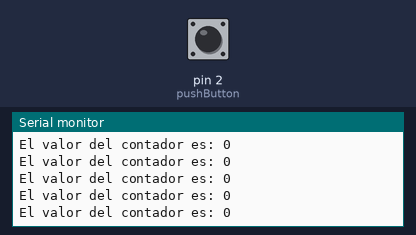
Simulated run of this sketch. Board: Arduino Uno, built with avr-gcc and run on an emulated ATmega328P. On the bench: the last lines printed to the serial monitor. The inputs (shaded band) are chosen by the test bench; at power-on: pin 2 (pushButton) HIGH.

Above: at 1.2 s.
1.3 s: pin 2 (pushButton) pulled LOW for 0.15 s
At 1.9 s:
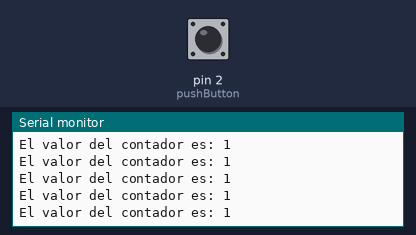
4.4 s: pin 2 (pushButton) pulled LOW for 1 s
At 5.3 s:
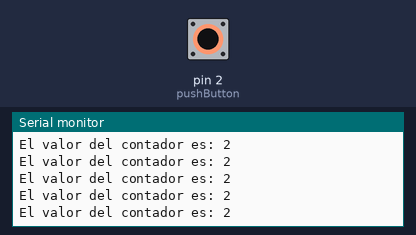
8.4 s: pin 2 (pushButton) pulled LOW for 0.15 s
At 9.2 s:
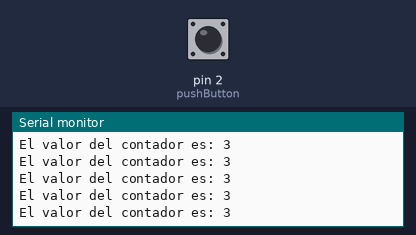
Timing chart, 0 to 11.4 s (numbered marks = the images above; inputs shaded):
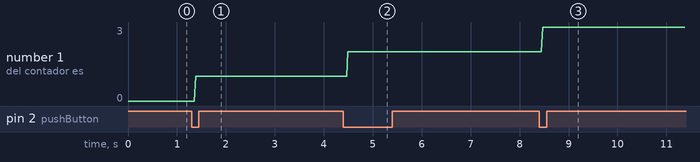

Measured:
- after the input at 1.3 s, the serial monitor: prints a new line after 0.09 s (image 1)
- after the input at 4.4 s, the serial monitor: prints a new line after 0.09 s (image 2)
- after the input at 8.4 s, the serial monitor: prints a new line after 0.08 s (image 3)
- plotted number 1: 0 → 1 after the input at 1.3 s, 1 → 2 after the input at 4.4 s, 2 → 3 after the input at 8.4 s

The sketch:

P02_PushButton.ino
```cpp
//int //Tamaño depende del compilador 16 bits
//byte, // 8 bits
//char,
//float,
//double tipos de variables
//String

byte oldValue = HIGH;
byte newValue = HIGH;
int cnt = 0;
const int pushButton = 2; //No se puede conectar al pin 0 ni 1


void setup() {
  // put your setup code here, to run once:
  Serial.begin(9600); //Comunicación serial al computador 9600 Baudios
  pinMode(pushButton, INPUT_PULLUP);


}

void loop() {
  // put your main code here, to run repeatedly:

  //Lectura del botón
  newValue = digitalRead(pushButton);

  if( oldValue == HIGH && newValue == LOW){
    cnt++;
    }

     oldValue = newValue;

  String str =  String("El valor del contador es: ") + cnt;
  Serial.println(str);
  byte value = digitalRead(pushButton);

}
```
